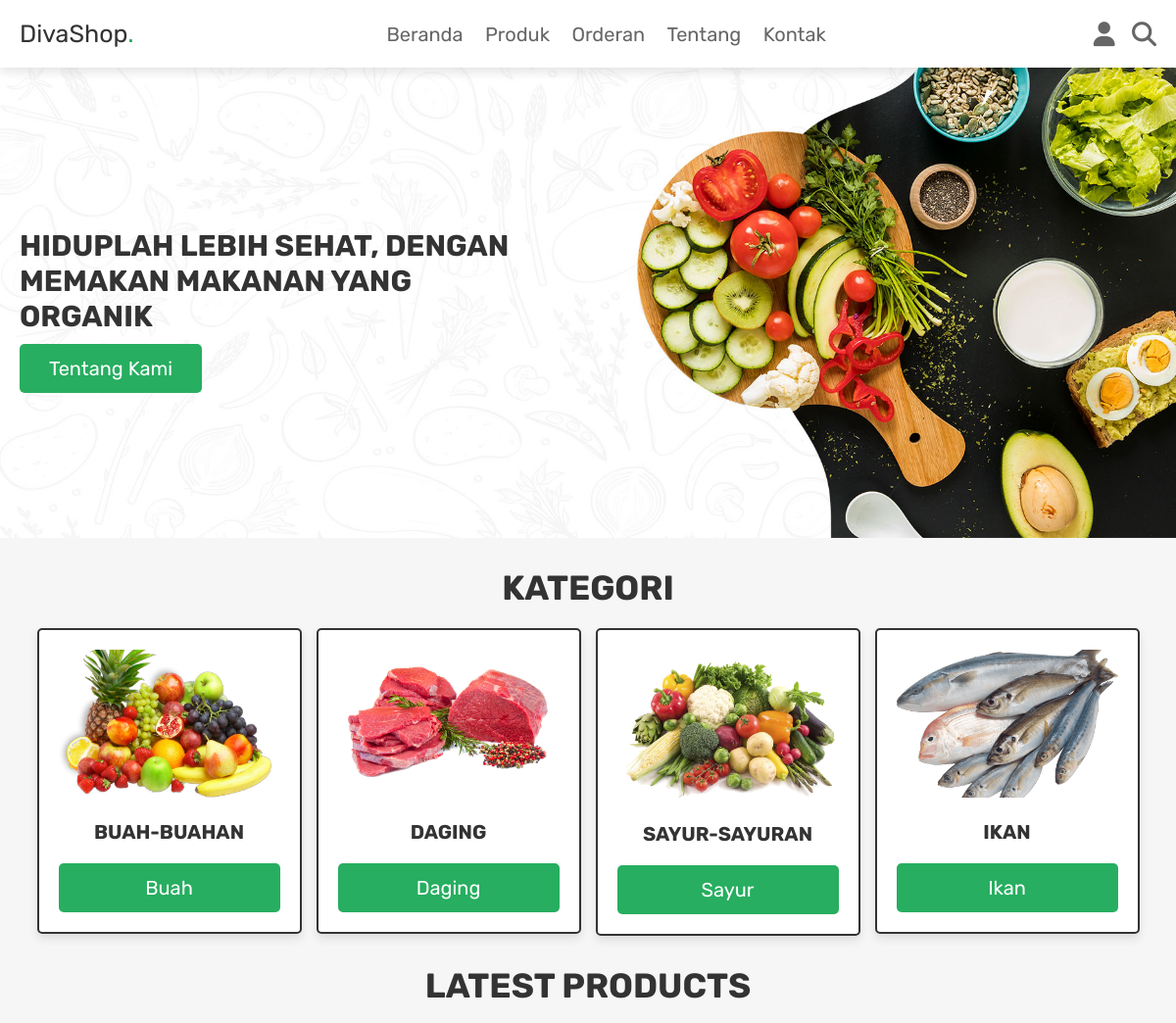
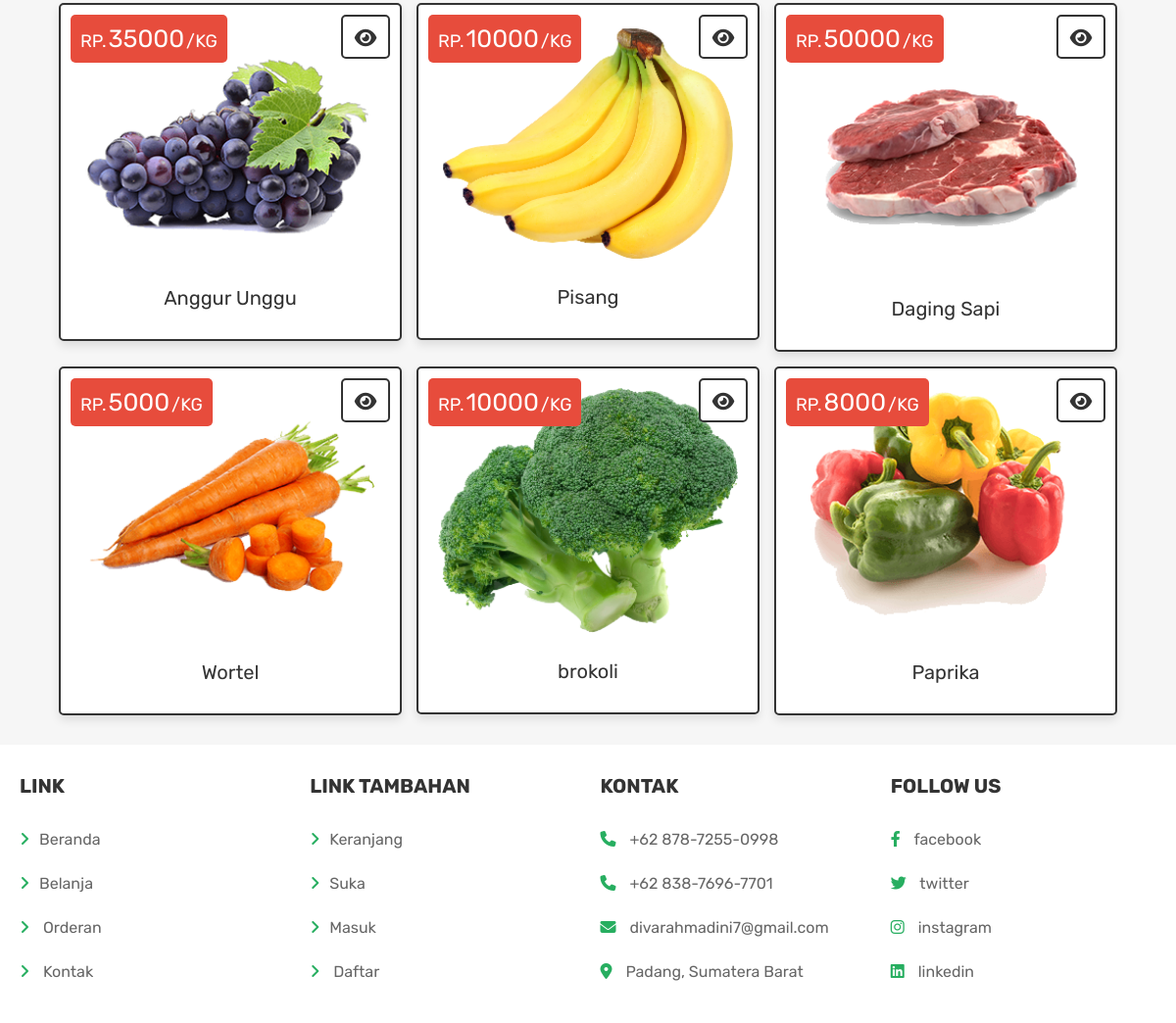
/penjual_home.php (signed in), run on the app's committed database (2 pictures, top to bottom).
### tables this page shows
CREATE TABLE `products` (
  `id` int(100) NOT NULL,
  `name` varchar(100) NOT NULL,
  `category` varchar(20) NOT NULL,
  `details` varchar(500) NOT NULL,
  `price` int(100) NOT NULL,
  `image` varchar(100) NOT NULL
);

### penjual_home.php (the view, shortened to what this page needs)
<?php
@include 'config.php';
?>
<!DOCTYPE html>
<html lang="en">
<head>
   <link rel="stylesheet" href="https://cdnjs.cloudflare.com/ajax/libs/font-awesome/6.1.1/css/all.min.css">
   <link rel="stylesheet" href="css/style.css">
</head>
<body>
<?php include 'penjual_header.php'; ?>
<div class="home-bg">
   <section class="home">
      <div class="content">
         <h3>Hiduplah Lebih Sehat, Dengan Memakan makanan Yang Organik</h3>
         <a href="about.php" class="btn">tentang kami</a>
      </div>
   </section>
</div>
<section class="home-category">
   <h1 class="title">KATEGORI</h1>
   <div class="box-container">
      <div class="box">
         <img src="images/cat1.png" alt="">
         <h3>Buah-Buahan</h3>
         <a href="penjual_category.php?category=fruits" class="btn">Buah</a>
      </div>
      <div class="box">
         <img src="images/cat-2.png" alt="">
         <h3>Daging</h3>
         <a href="penjual_category.php?category=meat" class="btn">Daging</a>
      </div>
      <div class="box">
         <img src="images/cat-3.png" alt="">
         <h3>SAYUR-SAYURAN</h3>
         <a href="penjual_category.php?category=vegitables" class="btn">Sayur</a>
      </div>
      <div class="box">
         <img src="images/cat-4.png" alt="">
         <h3>IKAN</h3>
         <a href="penjual_category.php?category=fish" class="btn">Ikan</a>
      </div>
   </div>
</section>
<section class="products">
   <h1 class="title">latest products</h1>
   <div class="box-container">
   <?php
      $select_products = $conn->prepare("SELECT * FROM `products` LIMIT 6");
      $select_products->execute();
      if($select_products->rowCount() > 0){
         while($fetch_products = $select_products->fetch(PDO::FETCH_ASSOC)){
   ?>
   <form action="" class="box" method="POST">
      <div class="price">RP.<span><?= $fetch_products['price']; ?></span>/KG</div>
      <a href="penjual_view_page.php?pid=<?= $fetch_products['id']; ?>" class="fas fa-eye"></a>
      <img src="uploaded_img/<?= $fetch_products['image']; ?>" alt="">
      <div class="name"><?= $fetch_products['name']; ?></div>
   </form>
   <?php
      }
   }else{
      echo '<p class="empty">Tidak ada produk!</p>';
   }
   ?>
   </div>
</section>
<?php include 'footer.php'; ?>
</body>
</html>

### css/style.css (style rules this page uses)
.home-bg { background: url(../images/home-bg.jpg) no-repeat; background-size: cover; background-position: center; }
.home-bg .home { display: flex; align-items: center; min-height: 60vh; }
.home-bg .home .content { width: 50rem; }
.home-bg .home .content h3 { font-size: 3rem; text-transform: uppercase; margin-top: 1.5rem; color:var(--black); }
.home-bg .home .content a { display: inline-block; width: auto; }
.home-category .box-container { display: grid; grid-template-columns: repeat(auto-fit, 27rem); gap:1.5rem; justify-content: center; align-items: flex-start; }
.home-category .box-container .box { padding:2rem; text-align: center; border:var(--border); background-color: var(--white); box-shadow: var(--box-shadow); border-radius: .5rem; }
.home-category .box-container .box img { width: 100%; margin-bottom: 1rem; }
.home-category .box-container .box h3 { text-transform: uppercase; color:var(--black); padding:1rem 0; font-size: 2rem; }
.home-category { padding-bottom: 0; }
.products .box-container { display: grid; grid-template-columns: repeat(auto-fit, 35rem); gap:1.5rem; justify-content: center; align-items: flex-start; }
.products .box-container .box { padding:2rem; text-align: center; border:var(--border); background-color: var(--white); box-shadow: var(--box-shadow); border-radius: .5rem; position: relative; }
.products .box-container .box .price { position: absolute; top:1rem; left:1rem; padding:1rem; border-radius: .5rem; background-color: var(--red); font-size: 1.8rem; color:var(--white); }
.products .box-container .box .price span { font-size: 2.5rem; color:var(--white); margin:0 .2rem; }
.products .box-container .box .fa-eye { position: absolute; top:1rem; right:1rem; border-radius: .5rem; height: 4.5rem; line-height: 4.3rem; width: 5rem; border:var(--border); color:var(--black); font-size: 2rem; background-color: var(--white); }
.products .box-container .box img { width: 100%; margin-bottom: 1rem; }
.products .box-container .box .name { font-size: 2rem; color:var(--black); padding:1rem 0; }

### css/components.css (style rules this page uses)
:root { --green:#27ae60; --orange:#f39c12; --red:#e74c3c; --black:#333; --light-color:#666; --white:#fff; --light-bg:#f6f6f6; --border:.2rem solid var(--black); --box-shadow:0 .5rem 1rem rgba(0,0,0,.1); }
* { font-family: 'Rubik', sans-serif; margin:0; padding:0; box-sizing: border-box; outline: none; border:none; text-decoration: none; color:var(--black); }
body { background-color: var(--light-bg); }
html { font-size: 62.5%; overflow-x: hidden; scroll-behavior: smooth; scroll-padding-top: 6.5rem; }
section { padding:3rem 2rem; max-width: 1200px; margin:0 auto; }
.btn, .delete-btn, .option-btn { display: block; width: 100%; margin-top: 1rem; border-radius: .5rem; color:var(--white); font-size: 2rem; padding:1.3rem 3rem; text-transform: capitalize; cursor: pointer; text-align: center; }
.btn { background-color: var(--green); }
.title { text-align: center; margin-bottom: 2rem; text-transform: uppercase; color:var(--black); font-size: 3.5rem; }

### data on the page
products: price "35000", image (picture), name "Anggur Unggu"
products: price "10000", image (picture), name "Pisang"
products: price "50000", image (picture), name "Daging Sapi"
products: price "5000", image (picture), name "Wortel"
products: price "10000", image (picture), name "brokoli"
products: price "8000", image (picture), name "Paprika"
